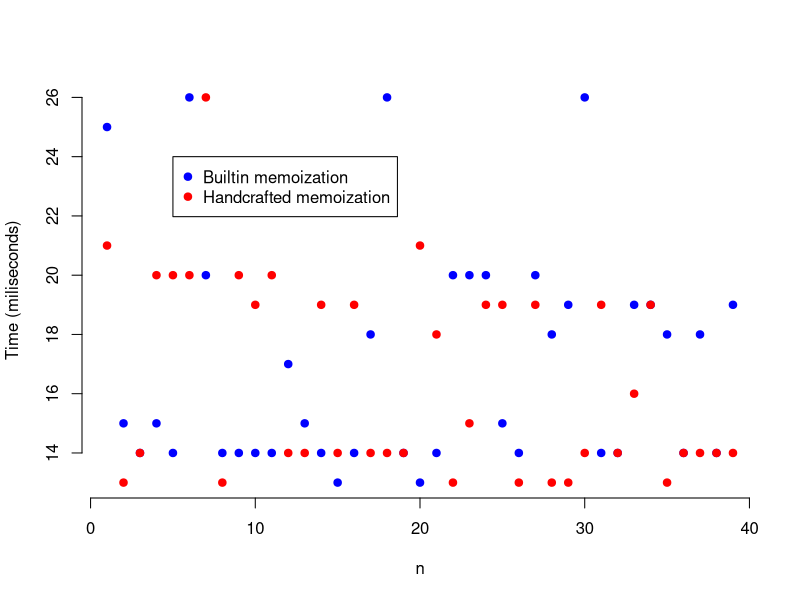

R code for this plot:
f1 <- read.csv(file = "sub-memo.csv")
f2 <- read.csv(file = "sub-hand-memo.csv")

f1$time = f1$time 
f2$time = f2$time 

plot(f1$n, f1$time, xlab = "n", ylab = "Time (miliseconds)", pch = 19, frame = FALSE, col = "blue")
points(f2$n, f2$time, pch = 19, col = "red")


legend(5, 24, legend=c("Builtin memoization", "Handcrafted memoization"), pch=c(19, 19), col=c("blue", "red"))
